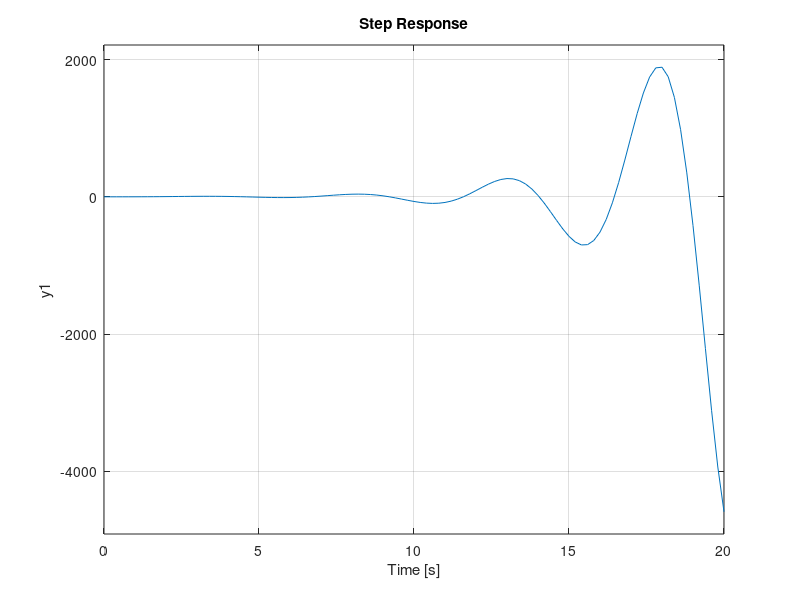

MATLAB code to generate this figure:
close all; clear all; history -c; clc;
pkg load control;

s = tf("s");
G6 = (s + 8)/(s^4 + s^3 + 2*s^2 + 2*s + 3);

% Enciso 1:
PolosG6 = pole(G6)

% Enciso 2:
pzmap(G6)

% Enciso 3:
if all(real(PolosG6)<0)
  disp("El Sistema es Estable");
else
  disp("El Sistema es Inestable");
end

% Enciso 4:
step(G6)
